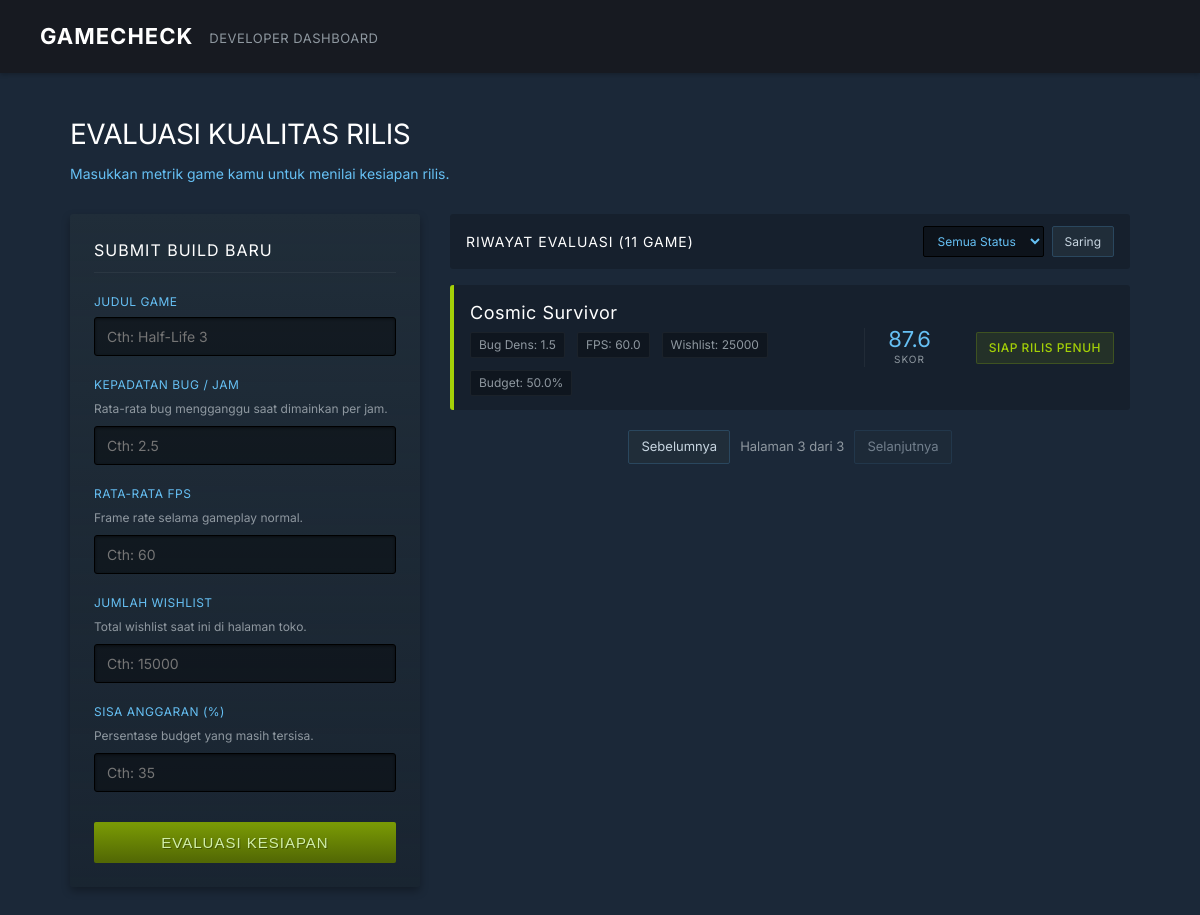
Screenshot of /api/query?status=&page=3 with the database file from the repository.
### tables this page shows
CREATE TABLE draft_indie (
	id INTEGER NOT NULL, 
	title VARCHAR, 
	bug_density FLOAT, 
	fps FLOAT, 
	wishlist INTEGER, 
	remaining_budget FLOAT, 
	score FLOAT, 
	status VARCHAR, 
	PRIMARY KEY (id)
);

### main.py (the view)
@app.get("/api/query")
async def fuzzy_query(
    request: Request,
    status: str = "",
    page: int = 1,
    db: sqlite3.Connection = Depends(get_db)
):
    games, total_pages, total_items = get_paginated_games(db, status, page)
    return templates.TemplateResponse(request, "index.html", {
        "games": games,
        "current_page": page,
        "total_pages": total_pages,
        "total_items": total_items,
        "selected_status": status
    })

### templates/index.html (shortened to what this page needs)
<!DOCTYPE html>
<html lang="id">
<head>
</head>
<body>
<nav>
  <div class="nav-logo">
    GAMECHECK
  </div>
  <div class="nav-tagline">DEVELOPER DASHBOARD</div>
</nav>
<div class="hero">
  <h1 class="hero-title">Evaluasi Kualitas Rilis</h1>
  <div class="hero-sub">Masukkan metrik game kamu untuk menilai kesiapan rilis.</div>
</div>
<div class="container">
  <div class="panel">
    <div class="panel-title">Submit Build Baru</div>
    <form action="/api/evaluate" method="POST" onsubmit="this.querySelector('button[type=submit]').disabled=true; this.querySelector('button[type=submit]').innerText='Memproses...';">
      <div class="form-group">
        <label class="form-label">Judul Game</label>
        <input class="form-input" type="text" name="title" required placeholder="Cth: Half-Life 3">
      </div>
      <div class="form-group">
        <label class="form-label">Kepadatan Bug / Jam</label>
        <div class="form-hint">Rata-rata bug mengganggu saat dimainkan per jam.</div>
        <input class="form-input" type="number" step="0.1" name="bug_density" required placeholder="Cth: 2.5">
      </div>
      <div class="form-group">
        <label class="form-label">Rata-rata FPS</label>
        <div class="form-hint">Frame rate selama gameplay normal.</div>
        <input class="form-input" type="number" step="0.1" name="fps" required placeholder="Cth: 60">
      </div>
      <div class="form-group">
        <label class="form-label">Jumlah Wishlist</label>
        <div class="form-hint">Total wishlist saat ini di halaman toko.</div>
        <input class="form-input" type="number" name="wishlist" required placeholder="Cth: 15000">
      </div>
      <div class="form-group">
        <label class="form-label">Sisa Anggaran (%)</label>
        <div class="form-hint">Persentase budget yang masih tersisa.</div>
        <input class="form-input" type="number" step="0.1" name="remaining_budget" required placeholder="Cth: 35">
      </div>
      <button type="submit" class="btn-submit">Evaluasi Kesiapan</button>
    </form>
  </div>
  <div>
    <div class="results-header">
      <div class="results-title">Riwayat Evaluasi ({{ total_items }} game)</div>
      <form action="/api/query" method="GET" style="display:flex;gap:8px">
        <select class="filter-select" name="status">
          <option value="">Semua Status</option>
        </select>
        <button type="submit" class="filter-btn">Saring</button>
      </form>
    </div>
    <div class="game-list">
      {% for game in games %}
        {% set v_class = 'gc-go' %}
        {% set v_pill = 'v-go' %}
        {% if game.status == 'Tunda/Rombak Total' %}
          {% set v_class = 'gc-wait' %}
          {% set v_pill = 'v-wait' %}
        {% elif game.status == 'Rilis Akses Awal' %}
          {% set v_class = 'gc-soon' %}
          {% set v_pill = 'v-soon' %}
        {% endif %}
        <div class="game-card {{ v_class }}">
          <div class="gc-info">
            <div class="gc-title">{{ game.title }}</div>
            <div class="gc-meta">
              <span>Bug Dens: {{ game.bug_density }}</span>
              <span>FPS: {{ game.fps }}</span>
              <span>Wishlist: {{ game.wishlist }}</span>
              <span>Budget: {{ game.remaining_budget }}%</span>
            </div>
          </div>
          <div class="gc-score-box">
            <div class="gc-score">{{ "%.1f"|format(game.score) }}</div>
            <div class="gc-score-label">Skor</div>
          </div>
          <div class="gc-verdict-box">
            <div class="gc-verdict {{ v_pill }}">
              {{ game.status }}
            </div>
          </div>
        </div>
      {% else %}
        <div style="padding:40px;text-align:center;background:rgba(0,0,0,0.2);color:var(--text-muted);font-size:14px;border-radius:3px">
          Belum ada game yang dievaluasi. Submit build baru untuk melihat hasil.
        </div>
      {% endfor %}
    </div>
    {% if total_pages > 1 %}
    <div class="pagination">
      {% set base_url = '/api/query?status=' ~ (selected_status | default('')) | urlencode ~ '&page=' %}
      {% if current_page > 1 %}
        <a href="{{ base_url }}{{ current_page - 1 }}" class="page-btn">Sebelumnya</a>
      {% else %}
        <span class="page-btn disabled">Sebelumnya</span>
      {% endif %}
      <span class="page-info">Halaman {{ current_page }} dari {{ total_pages }}</span>
      {% if current_page < total_pages %}
        <a href="{{ base_url }}{{ current_page + 1 }}" class="page-btn">Selanjutnya</a>
      {% else %}
        <span class="page-btn disabled">Selanjutnya</span>
      {% endif %}
    </div>
    {% endif %}
  </div>
</div>
</body>
</html>

### rows the page displays
draft_indie: title "Cosmic Survivor", bug_density "1.5", fps "60.0", wishlist "25000", remaining_budget "50.0", score "87.6", status "SIAP RILIS PENUH"

### other values shown
{{ total_items }} "11"
{{ current_page }} "3"
{{ total_pages }} "3"
